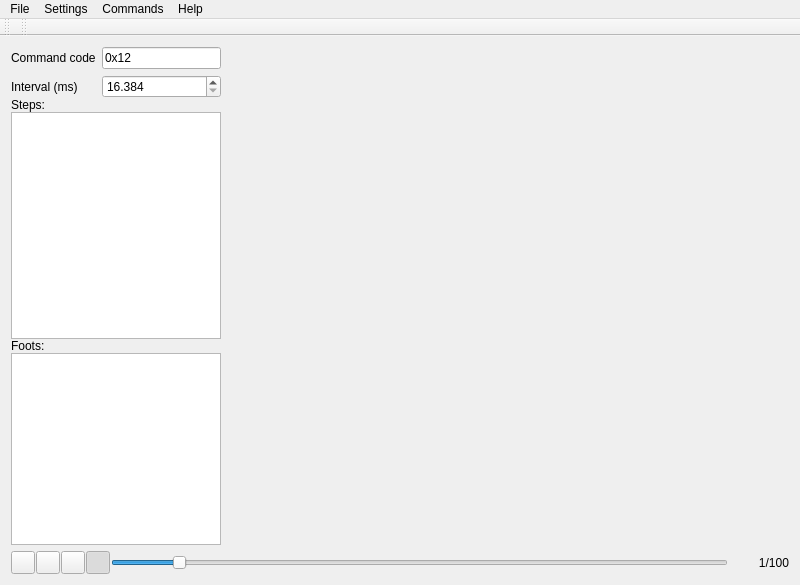
<?xml version="1.0" encoding="UTF-8"?>
<ui version="4.0">
 <class>spbMainWindow</class>
 <widget class="QMainWindow" name="spbMainWindow">
  <property name="geometry">
   <rect>
    <x>0</x>
    <y>0</y>
    <width>800</width>
    <height>585</height>
   </rect>
  </property>
  <property name="windowTitle">
   <string>spbMainWindow</string>
  </property>
  <widget class="QWidget" name="centralWidget">
   <layout class="QVBoxLayout" name="verticalLayout">
    <item>
     <layout class="QHBoxLayout" name="horizontalLayout" stretch="0,1">
      <item>
       <layout class="QVBoxLayout" name="verticalLayout_2" stretch="0,0,1,0,0">
        <property name="spacing">
         <number>0</number>
        </property>
        <item>
         <layout class="QFormLayout" name="formLayout">
          <item row="0" column="0">
           <widget class="QLabel" name="label">
            <property name="text">
             <string>Command code</string>
            </property>
           </widget>
          </item>
          <item row="0" column="1">
           <widget class="QLineEdit" name="leCCode">
            <property name="sizePolicy">
             <sizepolicy hsizetype="Minimum" vsizetype="Fixed">
              <horstretch>0</horstretch>
              <verstretch>0</verstretch>
             </sizepolicy>
            </property>
            <property name="minimumSize">
             <size>
              <width>50</width>
              <height>0</height>
             </size>
            </property>
            <property name="maximumSize">
             <size>
              <width>16777215</width>
              <height>16777215</height>
             </size>
            </property>
            <property name="text">
             <string>0x12</string>
            </property>
           </widget>
          </item>
          <item row="1" column="0">
           <widget class="QLabel" name="label_2">
            <property name="text">
             <string>Interval (ms)</string>
            </property>
           </widget>
          </item>
          <item row="1" column="1">
           <widget class="QDoubleSpinBox" name="sbInterval">
            <property name="minimumSize">
             <size>
              <width>90</width>
              <height>0</height>
             </size>
            </property>
            <property name="maximumSize">
             <size>
              <width>16777215</width>
              <height>16777215</height>
             </size>
            </property>
            <property name="decimals">
             <number>3</number>
            </property>
            <property name="minimum">
             <double>16.384000000000000</double>
            </property>
            <property name="maximum">
             <double>4194.304000000000087</double>
            </property>
            <property name="singleStep">
             <double>16.384000000000000</double>
            </property>
            <property name="stepType">
             <enum>QAbstractSpinBox::DefaultStepType</enum>
            </property>
            <property name="value">
             <double>16.384000000000000</double>
            </property>
           </widget>
          </item>
         </layout>
        </item>
        <item>
         <widget class="QLabel" name="label_4">
          <property name="text">
           <string>Steps:</string>
          </property>
         </widget>
        </item>
        <item>
         <widget class="QListWidget" name="lwCmdStepList">
          <property name="minimumSize">
           <size>
            <width>210</width>
            <height>0</height>
           </size>
          </property>
          <property name="maximumSize">
           <size>
            <width>210</width>
            <height>16777213</height>
           </size>
          </property>
         </widget>
        </item>
        <item>
         <widget class="QLabel" name="label_3">
          <property name="text">
           <string>Foots:</string>
          </property>
         </widget>
        </item>
        <item>
         <widget class="QListWidget" name="lwFootList">
          <property name="minimumSize">
           <size>
            <width>210</width>
            <height>0</height>
           </size>
          </property>
          <property name="maximumSize">
           <size>
            <width>210</width>
            <height>16777215</height>
           </size>
          </property>
         </widget>
        </item>
       </layout>
      </item>
      <item>
       <layout class="QVBoxLayout" name="vlViewer"/>
      </item>
     </layout>
    </item>
    <item>
     <layout class="QHBoxLayout" name="horizontalLayout_2">
      <property name="spacing">
       <number>1</number>
      </property>
      <item>
       <widget class="QToolButton" name="bPalyPause">
        <property name="toolTip">
         <string>Play</string>
        </property>
        <property name="checkable">
         <bool>true</bool>
        </property>
       </widget>
      </item>
      <item>
       <widget class="QToolButton" name="bStepPlay">
        <property name="toolTip">
         <string>Step play</string>
        </property>
       </widget>
      </item>
      <item>
       <widget class="QToolButton" name="bStop">
        <property name="toolTip">
         <string>Stop</string>
        </property>
       </widget>
      </item>
      <item>
       <widget class="QToolButton" name="bRepeat">
        <property name="toolTip">
         <string>Repeat</string>
        </property>
        <property name="checkable">
         <bool>true</bool>
        </property>
        <property name="checked">
         <bool>true</bool>
        </property>
       </widget>
      </item>
      <item>
       <widget class="QSlider" name="sTiming">
        <property name="maximum">
         <number>99</number>
        </property>
        <property name="value">
         <number>10</number>
        </property>
        <property name="orientation">
         <enum>Qt::Horizontal</enum>
        </property>
       </widget>
      </item>
      <item>
       <widget class="QLabel" name="lPosition">
        <property name="sizePolicy">
         <sizepolicy hsizetype="Fixed" vsizetype="Preferred">
          <horstretch>0</horstretch>
          <verstretch>0</verstretch>
         </sizepolicy>
        </property>
        <property name="minimumSize">
         <size>
          <width>60</width>
          <height>0</height>
         </size>
        </property>
        <property name="maximumSize">
         <size>
          <width>60</width>
          <height>16777215</height>
         </size>
        </property>
        <property name="text">
         <string>1/100</string>
        </property>
        <property name="alignment">
         <set>Qt::AlignRight|Qt::AlignTrailing|Qt::AlignVCenter</set>
        </property>
       </widget>
      </item>
     </layout>
    </item>
   </layout>
  </widget>
  <widget class="QMenuBar" name="menuBar">
   <property name="geometry">
    <rect>
     <x>0</x>
     <y>0</y>
     <width>800</width>
     <height>21</height>
    </rect>
   </property>
   <widget class="QMenu" name="menuHelp">
    <property name="title">
     <string>Help</string>
    </property>
   </widget>
   <widget class="QMenu" name="menuFile">
    <property name="title">
     <string>File</string>
    </property>
    <addaction name="actionOpen_project"/>
    <addaction name="actionSave_project"/>
    <addaction name="actionExit"/>
   </widget>
   <widget class="QMenu" name="menuSettings">
    <property name="title">
     <string>Settings</string>
    </property>
    <addaction name="actionFootEditor"/>
   </widget>
   <widget class="QMenu" name="menuCommands">
    <property name="title">
     <string>Commands</string>
    </property>
    <addaction name="actionAdd_new_command"/>
   </widget>
   <addaction name="menuFile"/>
   <addaction name="menuSettings"/>
   <addaction name="menuCommands"/>
   <addaction name="menuHelp"/>
  </widget>
  <widget class="QToolBar" name="mainToolBar">
   <attribute name="toolBarArea">
    <enum>TopToolBarArea</enum>
   </attribute>
   <attribute name="toolBarBreak">
    <bool>false</bool>
   </attribute>
  </widget>
  <widget class="QToolBar" name="toolBar">
   <property name="windowTitle">
    <string>toolBar</string>
   </property>
   <attribute name="toolBarArea">
    <enum>TopToolBarArea</enum>
   </attribute>
   <attribute name="toolBarBreak">
    <bool>false</bool>
   </attribute>
  </widget>
  <action name="actionOpen_project">
   <property name="text">
    <string>Open project</string>
   </property>
   <property name="shortcut">
    <string>Ctrl+O</string>
   </property>
   <property name="shortcutContext">
    <enum>Qt::ApplicationShortcut</enum>
   </property>
   <property name="shortcutVisibleInContextMenu">
    <bool>true</bool>
   </property>
  </action>
  <action name="actionSave_project">
   <property name="text">
    <string>Save project</string>
   </property>
   <property name="shortcut">
    <string>Ctrl+S</string>
   </property>
   <property name="shortcutContext">
    <enum>Qt::ApplicationShortcut</enum>
   </property>
   <property name="shortcutVisibleInContextMenu">
    <bool>true</bool>
   </property>
  </action>
  <action name="actionFootEditor">
   <property name="text">
    <string>FootEditor</string>
   </property>
   <property name="shortcut">
    <string>Ctrl+E</string>
   </property>
   <property name="shortcutVisibleInContextMenu">
    <bool>true</bool>
   </property>
  </action>
  <action name="actionAdd_new_command">
   <property name="text">
    <string>Add new command</string>
   </property>
  </action>
  <action name="actionExit">
   <property name="text">
    <string>Exit</string>
   </property>
  </action>
 </widget>
 <layoutdefault spacing="6" margin="11"/>
 <resources/>
 <connections/>
</ui>
